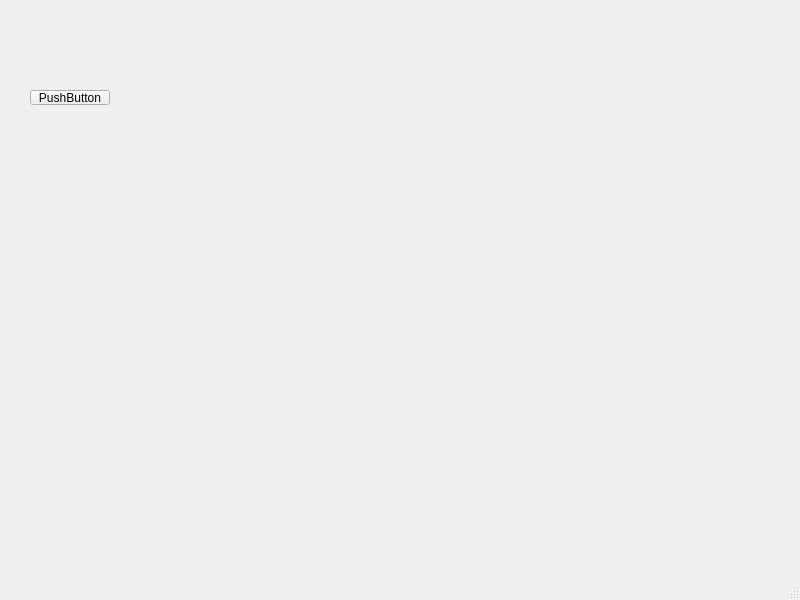
<?xml version="1.0" encoding="UTF-8"?>
<ui version="4.0">
 <class>MW1</class>
 <widget class="QMainWindow" name="MW1">
  <property name="geometry">
   <rect>
    <x>0</x>
    <y>0</y>
    <width>800</width>
    <height>600</height>
   </rect>
  </property>
  <property name="windowTitle">
   <string>MainWindow</string>
  </property>
  <widget class="QWidget" name="centralwidget">
   <widget class="QPushButton" name="pb">
    <property name="geometry">
     <rect>
      <x>30</x>
      <y>90</y>
      <width>80</width>
      <height>15</height>
     </rect>
    </property>
    <property name="text">
     <string>PushButton</string>
    </property>
   </widget>
  </widget>
  <widget class="QMenuBar" name="menubar">
   <property name="geometry">
    <rect>
     <x>0</x>
     <y>0</y>
     <width>800</width>
     <height>17</height>
    </rect>
   </property>
  </widget>
  <widget class="QStatusBar" name="statusbar"/>
 </widget>
 <resources/>
 <connections/>
</ui>
